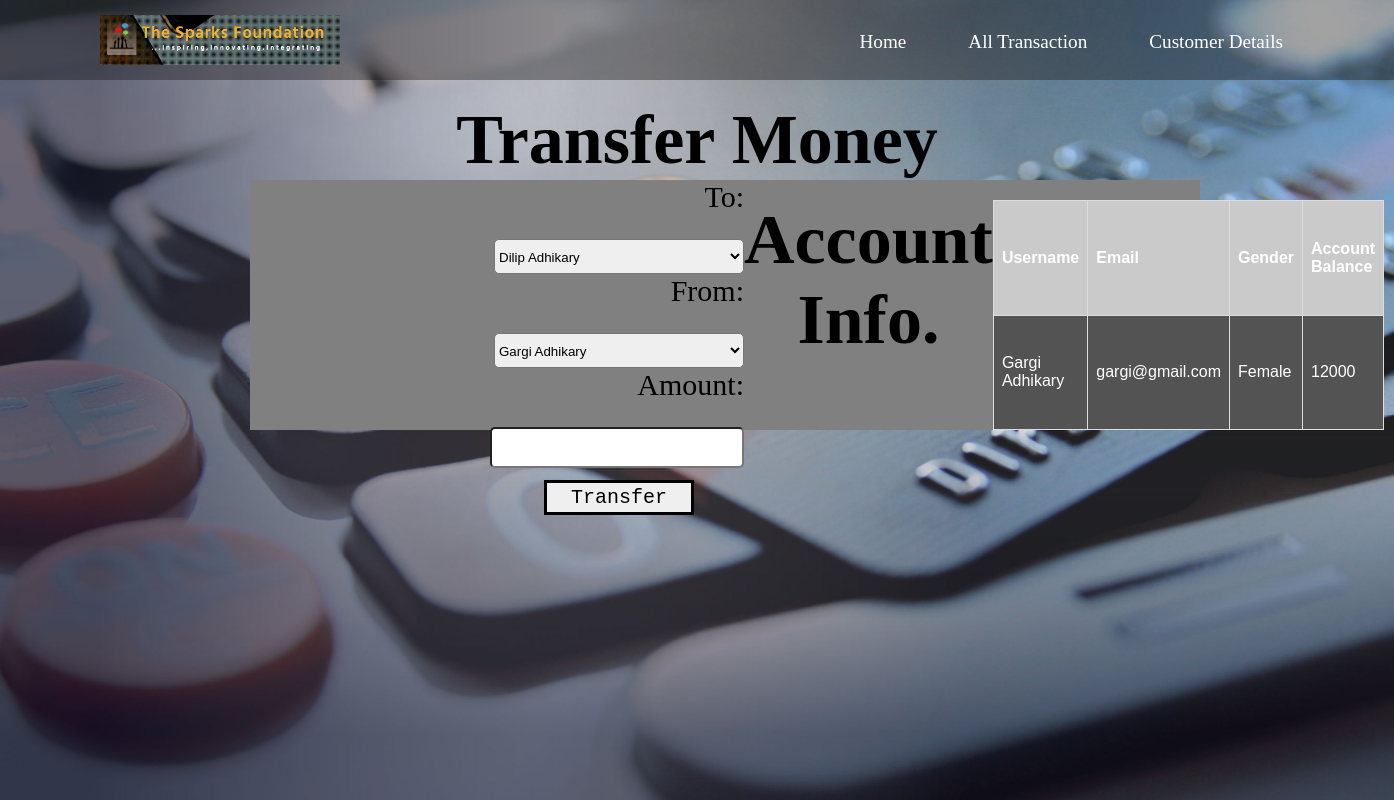
The app's page /transfer/Gargi Adhikary with its own data.
### pages/models.py (models this page shows)
class Customers(models.Model):
    username = models.CharField(max_length=150, default='')
    email = models.CharField(max_length=150)
    gender = models.CharField(max_length=10)
    amount = models.IntegerField()
    date = models.DateTimeField(auto_now=False, auto_now_add=False)
    def __str__(self):
        return self.username

### pages/views.py (the view)
# urls.py: path('transfer/<str:pk>', views.transfer, name='transfer'),
def transfer(request, pk):
    info = Customers.objects.filter(username=pk)
    users = Customers.objects.all()
    return render(request, 'transfer.html', {'info': info, 'users': users})

### templates/transfer.html
{% extends 'transaction.html' %}
{% block body %}
<h1 class='heading'>Account Info.</h1>
        <table>
            <tr>
                <th>Username</th>
                <th>Email</th>
                <th>Gender</th>
                <th>Account Balance</th>
            </tr>
            <tr>
            {% for all in info %}
                <td>{{all}}</td>
                <td>{{all.email}}</td>
                <td>{{all.gender}}</td>
                <td>{{all.amount}}</td>
            {% endfor %}
            </tr>
        </table>
{% endblock body %}

### static/css/index.css (style rules this page uses)
* { padding: 0; margin: 0; }

### static/css/history.css (style rules this page uses)
table { font-family: arial, sans-serif; color: white; border-collapse: collapse; width: 100%; margin-top: 20px; }
td, th { border: 1px solid #dddddd; text-align: left; padding: 8px; }
tr:nth-child(even) { background-color:rgb(83, 83, 83); }
tr:nth-child(odd) { background-color:rgb(202, 202, 202); }

### static/css/newuser.css (style rules this page uses)
.heading { text-align: center; font-size: 70px; padding-top: 20px; }

### records on screen
Customers: username "Gargi Adhikary", email "gargi@gmail.com", gender "Female", amount "12000"

### other values on screen
form field TO "Dilip Adhikary"
form field FROM "Gargi Adhikary"
